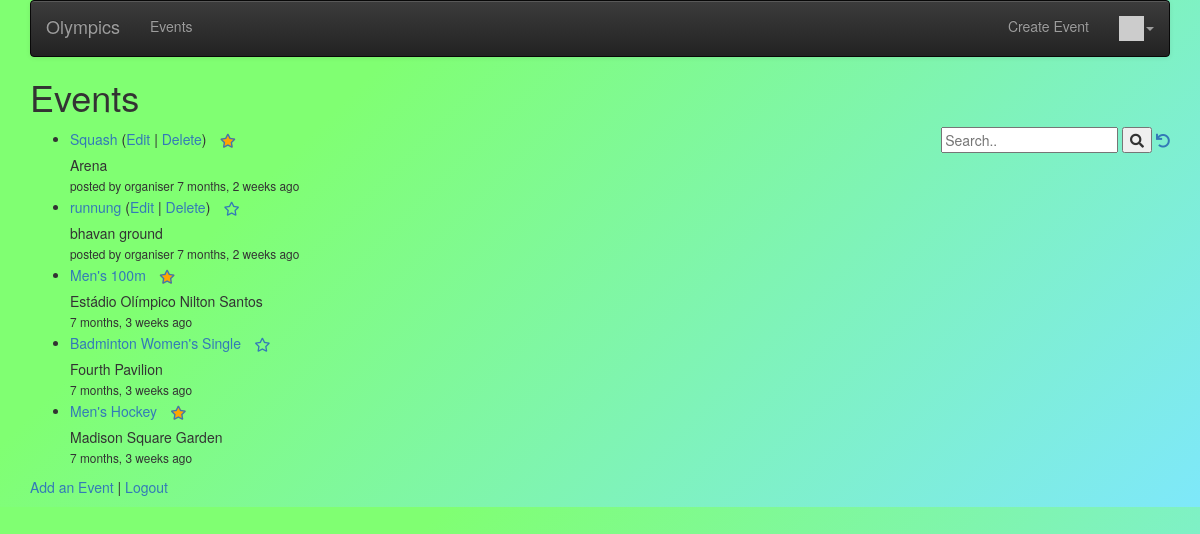
Screenshot of /events/ (signed in) with the database file from the repository.
### events/models.py (models this page shows, shortened)
class Event(models.Model):
    name = models.CharField(max_length=64)
    stadium = models.CharField(max_length=64)
    area = models.CharField(max_length=64)
    athletes = models.ManyToManyField(Athlete, through='Participation', related_name='athlete_list')
    owner = models.ForeignKey(settings.AUTH_USER_MODEL, on_delete=models.CASCADE, null=True)
    important = models.ManyToManyField(settings.AUTH_USER_MODEL,
        through='Imp', related_name='important_events')
    comments = models.ManyToManyField(settings.AUTH_USER_MODEL,
        through='Comment', related_name='comments_owned')
    event_at = models.DateTimeField(null=True)
    picture = models.BinaryField(null=True, editable=True)
    content_type = models.CharField(max_length=256, null=True, help_text='The MIMEType of the file')
    created_at = models.DateTimeField(auto_now_add=True, null=True)
    updated_at = models.DateTimeField(auto_now=True, null=True)

### events/views.py (the view)
# urls.py: path('', views.EventListView.as_view()),
class EventListView(OwnerListView):
    model = Event
    template_name = "events/event_list.html"
    def get(self, request) :
        event_list = Event.objects.all()
        important = list()
        if request.user.is_authenticated:
            rows = request.user.important_events.values('id')
            important = [ row['id'] for row in rows ]
        strval =  request.GET.get("search", False)
        if strval :
            query = Q(name__contains=strval)
            query.add(Q(stadium__contains=strval), Q.OR)
            objects = Event.objects.filter(query).select_related().order_by('-updated_at')[:10]
        else :
            objects = Event.objects.all().order_by('-updated_at')[:10]
        for obj in objects:
            obj.natural_updated = naturaltime(obj.updated_at)
        ctx = {'event_list0' : event_list, 'important': important, 'event_list' : objects, 'search': strval}
        retval = render(request, self.template_name, ctx)
        dump_queries()
        return retval;

### events/utils.py (called while the page is built)
def dump_queries() :
    qs = connection.queries
    for q in qs:
        print(q)

### home/context_processors.py (called while the page is built)
def settings(request):
    return {
        'settings': django_settings,
    }

### home/templatetags/app_tags.py (called while the page is built)
@register.filter(name='gravatar')
def gravatar(user, size=35):
    email = str(user.email.strip().lower()).encode('utf-8')
    email_hash = md5(email).hexdigest()
    url = "//www.gravatar.com/avatar/{0}?s={1}&d=identicon&r=PG"
    return url.format(email_hash, size)

### events/templates/events/event_list.html (shortened to what this page needs)
{% extends "base_menu.html" %}
{% block content %}
<h1>Events</h1>
<div style="float:right">
<form>
  <input type="text" placeholder="Search.." name="search"
  >
  <button type="submit"><i class="fa fa-search"></i></button>
<a href="{% url 'events:all' %}"><i class="fa fa-undo"></i></a>
</form>
</div>
<p>
{% if event_list %}
<ul>
  {% for event in event_list %}
    <li>
        <a href="{% url 'events:event_detail'  event.id %}">{{ event.name }}</a>
        {% if event.owner == user %}
        (<a href="{% url 'events:event_update' event.id %}">Edit</a> |
        <a href="{% url 'events:event_delete' event.id %}">Delete</a>)
        {% endif %}
        {% if user.is_authenticated %}
        <a href="#" onclick=
            "impPost('{% url 'events:event_unimportant' event.id %}', {{ event.id }} );return false;"
            id="imp_star_{{event.id}}">
        <span class="fa-stack" style="vertical-align: middle;">
        <i class="fa fa-star fa-stack-1x" style="color: orange;"></i>
        <i class="fa fa-star-o fa-stack-1x"></i>
        </span>
        </a>
        <a href="#" onclick=
             "impPost('{% url 'events:event_important' event.id %}', {{ event.id }} );return false;"
            id="unimp_star_{{event.id}}">
        <span class="fa-stack" style="vertical-align: middle;">
        <i class="fa fa-star-o fa-stack-1x"></i>
        </span>
        </a>
        <br/>
        {% endif %}
        <div style="left:10px">
            {% if event.stadium|length < 100 %}
                {{ event.stadium }}
            {% else %}
                {{ event.stadium|slice:"0:99" }}
                <a href="{% url 'events:event_detail'  event.id %}">...</a>
            {% endif %}
        </div>
        <small>
        {% if event.owner.username %}
            posted by {{ event.owner.username }}
        {% endif %}
        {{ event.natural_updated }}
        </small>
    </li>
  {% endfor %}
</ul>
{% else %}
  <p>There are no events in the database.</p>
{% endif %}
</p>
<p>
<a href="{% url 'events:event_create' %}">Add an Event</a> |
{% if user.is_authenticated %}
<a href="{% url 'logout' %}?next={% url 'events:all' %}">Logout</a>
{% else %}
<a href="{% url 'login' %}?next={% url 'events:all' %}">Login</a>
{% endif %}
</p>
{% endblock %}

### home/templates/base_menu.html (shortened to what this page needs)
{% extends "base_bootstrap.html" %}
{% block navbar %}
{% load app_tags %}
<nav class="navbar navbar-default navbar-inverse">
  <div class="container-fluid">
    <div class="navbar-header">
        <a class="navbar-brand" href="/">{{ settings.APP_NAME }}</a>
    </div>
    <ul class="nav navbar-nav">
      {% url 'events' as events %}
      <li {% if request.get_full_path == events %}class="active"{% endif %}>
          <a href="{% url 'events:all' %}">Events</a></li>
    </ul>
    <ul class="nav navbar-nav navbar-right">
        {% if user.is_authenticated %}
        <li>
        <a href="{% url 'events:event_create' %}">Create Event</a>
        </li>
        <li class="dropdown">
            <a href="#" data-toggle="dropdown" class="dropdown-toggle">
                <img style="width: 25px;" src="{{ user|gravatar:60 }}"/><b class="caret"></b>
            </a>
        </li>
        {% else %}
        <li>
        <a href="{% url 'login' %}?next={% url 'events:all' %}">Login</a>
        </li>
        {% endif %}
    </ul>
  </div>
</nav>
{% endblock %}

### home/templates/base_bootstrap.html (shortened to what this page needs)
<!DOCTYPE html>
 <html>
  <head>
{% load static %}
<link rel="stylesheet" href="{% static 'css/stylesheet.css'%}" type="text/css">
 <link rel="stylesheet"
     href="https://maxcdn.bootstrapcdn.com/bootstrap/3.4.0/css/bootstrap.min.css"
>
 <link rel="stylesheet"
     href="https://maxcdn.bootstrapcdn.com/bootstrap/3.4.0/css/bootstrap-theme.min.css"
>
 <link rel="stylesheet"
     href="https://code.jquery.com/ui/1.12.1/themes/ui-lightness/jquery-ui.css"
>
 <link rel="stylesheet" href="https://use.fontawesome.com/releases/v5.8.1/css/all.css">
 <link rel="stylesheet" href="https://use.fontawesome.com/releases/v5.8.1/css/v4-shims.css">
 </head>
<body id='every'>
<div class="container">
{% block navbar %} {% endblock %}
{% block content %}
{% endblock %}
</div>
</body>
</html>

### home/static/css/stylesheet.css (style rules this page uses)
#every { background-color: #7ee8fa; background-image: linear-gradient(315deg, #7ee8fa 0%, #80ff72 74%); }

### rows the page displays
Event: name "Squash", shows "Edit", stadium "Arena", owner.username "organiser", natural_updated "7 months, 2 weeks ago"
Event: name "runnung", shows "Edit", stadium "bhavan ground", owner.username "organiser", natural_updated "7 months, 2 weeks ago"
Event: name "Men's 100m", stadium "Estádio Olímpico Nilton Santos", natural_updated "7 months, 3 weeks ago"
Event: name "Badminton Women's Single", stadium "Fourth Pavilion", natural_updated "7 months, 3 weeks ago"
Event: name "Men's Hockey", stadium "Madison Square Garden", natural_updated "7 months, 3 weeks ago"

### other values shown
{{ settings.APP_NAME }} "Olympics"
